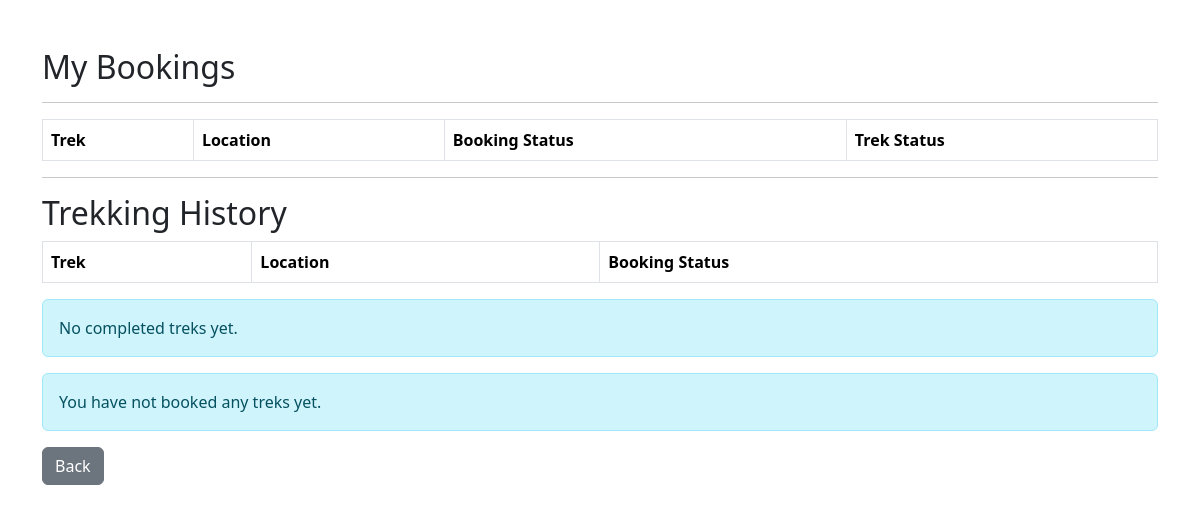
Before: /user/bookings (signed in) with the older database file.
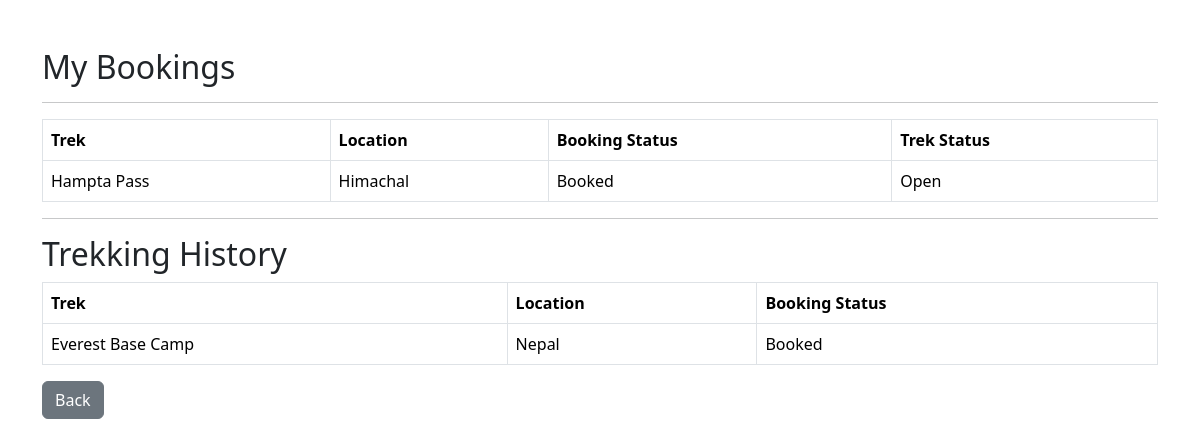
After: the same page with the newer database file.
### application/models.py (models this page shows)
class Booking(db.Model):
    __tablename__ = "booking"
    booking_id = db.Column(db.Integer, primary_key=True, autoincrement=True)
    user_id = db.Column(
        db.Integer,
        db.ForeignKey("user.user_id"),
        nullable=False
    )
    trek_id = db.Column(
        db.Integer,
        db.ForeignKey("trek.trek_id"),
        nullable=False
    )
    booking_date = db.Column(db.Date)
    booking_status = db.Column(
        db.String(20),
        default="Booked"
    )
    payment_status = db.Column(
        db.String(20),
        default="Pending"
    )
    user = db.relationship("User", back_populates="bookings")
    trek = db.relationship("Trek", back_populates="bookings")

class Trek(db.Model):
    __tablename__ = "trek"
    trek_id = db.Column(db.Integer, primary_key=True, autoincrement=True)
    trek_name = db.Column(db.String(100), nullable=False)
    location = db.Column(db.String(100), nullable=False)
    difficulty = db.Column(db.String(20), nullable=False)
    duration = db.Column(db.Integer, nullable=False)
    available_slots = db.Column(db.Integer, nullable=False)
    assigned_staff_id = db.Column(
        db.Integer,
        db.ForeignKey("user.user_id")
    )
    assigned_staff = db.relationship(
    "User",
    foreign_keys=[assigned_staff_id]
)
    status = db.Column(db.String(20), nullable=False)
    start_date = db.Column(db.Date)
    end_date = db.Column(db.Date)
    bookings = db.relationship("Booking", back_populates="trek",cascade="all, delete-orphan")

### application/controllers.py (the view)
@app.route("/user/bookings")
@login_required
def user_bookings():
    if current_user.role != "User":
        return "Access Denied."
    bookings = Booking.query.filter_by(
        user_id=current_user.user_id
    ).all()
    history = []
    current_bookings = []
    for booking in bookings:
        if booking.trek.status == "Completed":
            history.append(booking)
        else:
            current_bookings.append(booking)
    return render_template(
        "user/bookings.html",
        bookings=current_bookings,
        history=history
    )

### main.py (called while the page is built)
@login_manager.user_loader
def load_user(user_id):
    return User.query.get(int(user_id))

### templates/user/bookings.html (shortened to what this page needs)
<!DOCTYPE html>
<html>
<head>
<link href="https://cdn.jsdelivr.net/npm/bootstrap@5.3.7/dist/css/bootstrap.min.css" rel="stylesheet">
</head>
<body>
<div class="container mt-5">
<h2>My Bookings</h2>
<hr>
<table class="table table-bordered">
<tr>
<th>Trek</th>
<th>Location</th>
<th>Booking Status</th>
<th>Trek Status</th>
</tr>
{% for booking in bookings %}
<tr>
<td>{{ booking.trek.trek_name }}</td>
<td>{{ booking.trek.location }}</td>
<td>{{ booking.booking_status }}</td>
<td>{{ booking.trek.status }}</td>
</tr>
{% endfor %}
</table>
<hr>
<h2>Trekking History</h2>
<table class="table table-bordered">
<tr>
<th>Trek</th>
<th>Location</th>
<th>Booking Status</th>
</tr>
{% for booking in history %}
<tr>
<td>{{ booking.trek.trek_name }}</td>
<td>{{ booking.trek.location }}</td>
<td>{{ booking.booking_status }}</td>
</tr>
{% endfor %}
</table>
{% if history|length == 0 %}
<div class="alert alert-info">
No completed treks yet.
</div>
{% endif %}
{% if bookings|length == 0 %}
<div class="alert alert-info">
You have not booked any treks yet.
</div>
{% endif %}
<a
href="{{ url_for('user_dashboard') }}"
class="btn btn-secondary">
Back
</a>
</div>
</body>
</html>

Changed rows visible on the page:
added Booking: trek.trek_name "Hampta Pass", trek.location "Himachal", booking_status "Booked", trek.status "Open", shown under "My Bookings"
added Booking: trek.trek_name "Everest Base Camp", trek.location "Nepal", booking_status "Booked", shown under "Trekking History"
Other visible differences:
text no longer shown: "No completed treks yet. You have not booked any treks yet."
